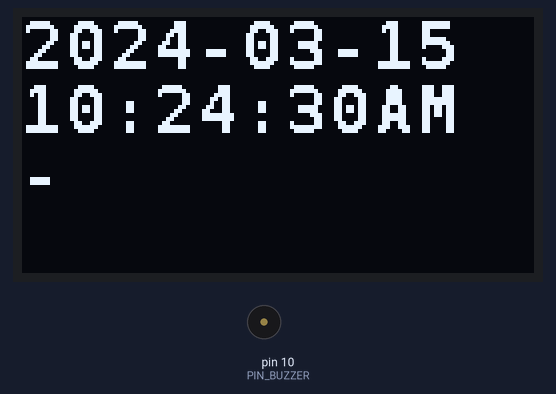
Recording of a sketch running on a simulated Arduino Uno, built with avr-gcc and run on an emulated ATmega328P. Parts: 128×64 one-colour display, buzzer (waves = sounding). The local clock reads 2024-03-15 10:24:30 at power-on unless the sketch sets it.

Above: at 0.15 s.
At 9.98 s:
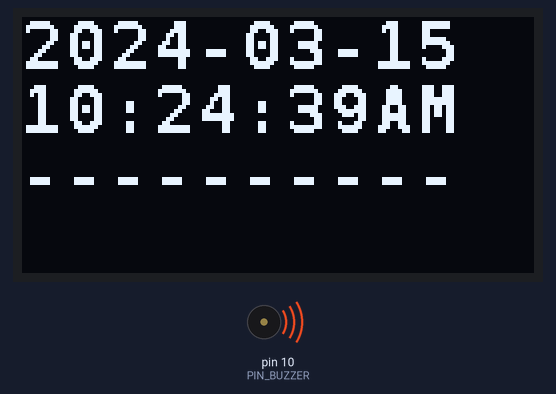
At 19.99 s:
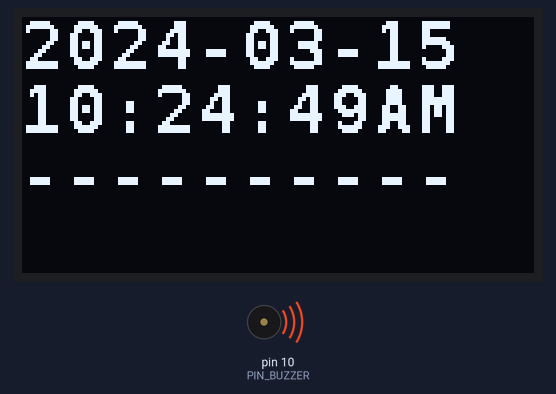
At 39.8 s:
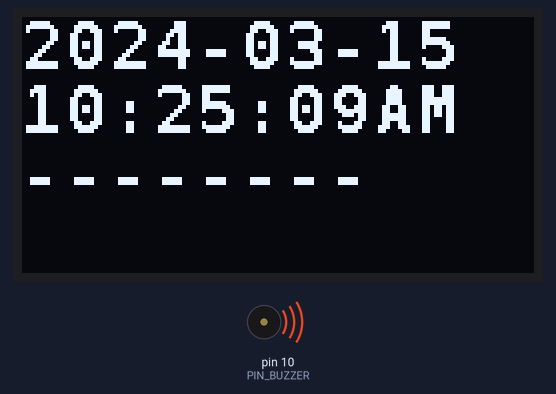
Timing chart, 0 to 40.0 s (numbered marks = the images above):
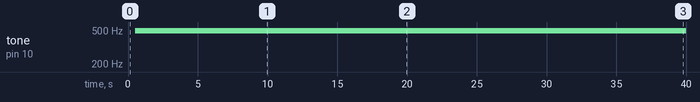

Measured:
- by itself, tone on pin 10 (PIN_BUZZER): silent → 490 Hz at 0.52 s

The sketch:

HellClock.ino
```cpp
// DS3231 Alarm Clcok From Hell

#include <Wire.h>
#include "DS3231.h"
#include "SSD1306Ascii.h"
#include "SSD1306AsciiWire.h"

#define I2C_ADDRESS_OLED 0x3C
#define PIN_BUZZER 10

#define ALARM_TOGGLE_DURATION 500

// inclusive start time
#define ALARM_START_HOUR    8
#define ALARM_START_MINUTE  0

// inclusive end time
#define ALARM_END_HOUR    11
#define ALARM_END_MINUTE  0

#define BUZZER_DUTY_ON 96
#define BUZZER_DUTY_OFF 255

DateTime now;
RTClib RTC;

SSD1306AsciiWire oled;

void setup () {
  pinMode(PIN_BUZZER, OUTPUT);
  Serial.begin(9600);
  Wire.begin();
  oled.begin(&Adafruit128x64, I2C_ADDRESS_OLED);
  oled.setFont(fixed_bold10x15);
  oled.set400kHz();
  oled.clear();

}

void loop () {
  static uint8_t last_second = 255;
  static uint32_t last_millis = millis();
  static uint32_t last_elapsed = 0;
  static uint32_t elapsed = 255;
  int hour_value;
  //  digitalWrite(PIN_BUZZER, !digitalRead(PIN_BUZZER));

  now = RTC.now();
  if (now.second() != last_second) {
    last_millis = millis();
    last_second = now.second();
    oled.home();
    oled.print(now.year(), DEC);
    oled.print('-');
    if (now.month() < 10)
      oled.print('0');
    oled.print(now.month(), DEC);
    oled.print('-');
    oled.print(now.day(), DEC);
    oled.println("                    ");
    hour_value = now.hour() ;
    if (hour_value > 11) {
      hour_value -= 12;
    }
    if (hour_value  == 0)   {
      oled.print(12, DEC );
    } else {
      if (hour_value < 10) {
        oled.print(' ');
      }
      oled.print(hour_value, DEC);
    }

    oled.print(':');
    if (now.minute() < 10) {
      oled.print('0');
    }

    oled.print(now.minute(), DEC);
    oled.print(':');

    if (now.second() < 10) oled.print('0');

    oled.print(now.second(), DEC);

    if (now.hour() > 11) oled.print("PM");
    else oled.print("AM");

    oled.println("                    ");
  }
  elapsed = constrain(millis() - last_millis, 0, 1000);
  elapsed = map(elapsed, 0, 1000, 0 , 11);
  if (last_elapsed != elapsed) {
    oled.setCursor(0, 45);
    for (int i = 0; i < elapsed; i++) {
      oled.print("-");
    }
    //    for (int i = 0; i < elapsed; i++) {
    //      oled.print(" ");
    //    }
    //    oled.print("-");
    oled.clearToEOL();
  }

  process_alarm();
}

void process_alarm() {
  static bool buzz_state = false;
  static uint32_t buzz_state_millis = 0;
  static int duty_cycle = BUZZER_DUTY_OFF;

  int alarm_start_time = ALARM_START_HOUR * 60 + ALARM_START_MINUTE;
  int alarm_end_time = ALARM_END_HOUR * 60 + ALARM_END_MINUTE;
  int time_current = now.hour() * 60 + now.minute();

  //  if (
  //    (now.hour() >= ALARM_START_HOUR && now.minute() >= ALARM_START_MINUTE) &&
  //    (now.hour() <= ALARM_END_HOUR && now.minute() <= ALARM_END_MINUTE)
  //  ) {
  // TODO add logic to handle an earlier end time than start time
  if (time_current >= alarm_start_time && time_current <= alarm_end_time) {
    if (millis() - buzz_state_millis > ALARM_TOGGLE_DURATION) {
      buzz_state_millis = millis();
      if (duty_cycle == BUZZER_DUTY_OFF) {
        duty_cycle = BUZZER_DUTY_ON;
      } else {
        duty_cycle = BUZZER_DUTY_OFF;
      }
    }
  } else {
    duty_cycle = BUZZER_DUTY_OFF;
  }
  analogWrite(PIN_BUZZER, duty_cycle);
}
```
